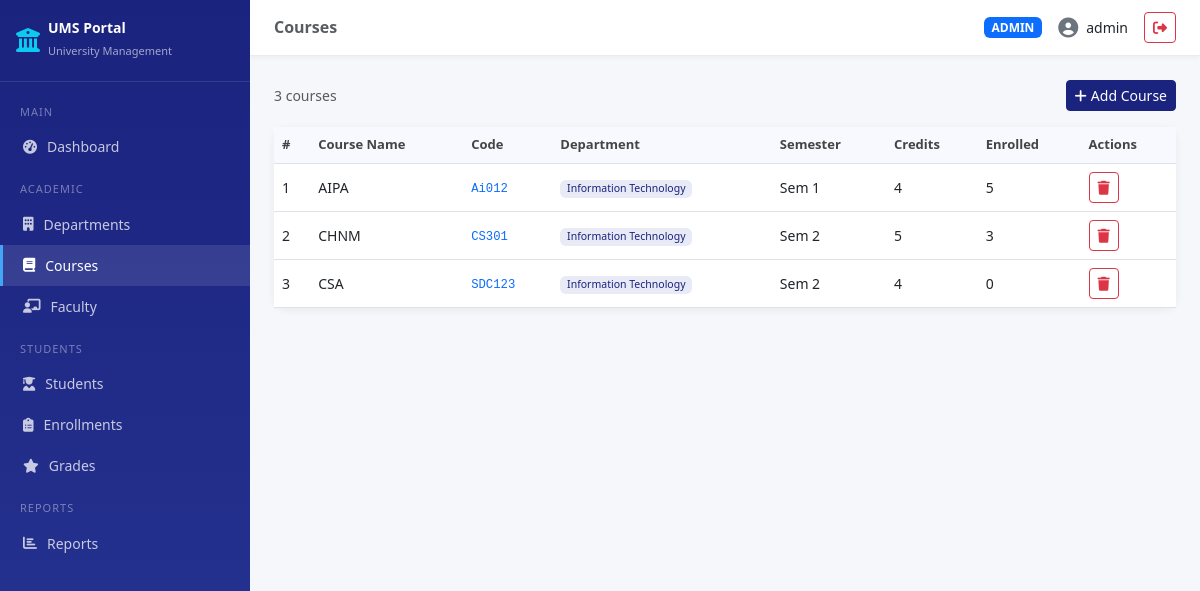
The page /courses (signed in) on the database its author committed.
### tables this page shows
CREATE TABLE courses (
                    course_id   INTEGER PRIMARY KEY AUTOINCREMENT,
                    course_name TEXT NOT NULL,
                    course_code TEXT NOT NULL UNIQUE,
                    credits     INTEGER NOT NULL,
                    dept_id     INTEGER NOT NULL,
                    semester    INTEGER NOT NULL,
                    FOREIGN KEY (dept_id) REFERENCES departments(dept_id)
                );

### app.py (the view)
@app.route('/courses')
@login_required()
def courses():
    course_list = db.fetch_all("""
        SELECT c.*, d.dept_name, COUNT(e.enrollment_id) as enrolled_count
        FROM courses c
        JOIN departments d ON c.dept_id=d.dept_id
        LEFT JOIN enrollments e ON c.course_id=e.course_id
        GROUP BY c.course_id ORDER BY d.dept_name, c.semester
    """)
    return render_template('courses.html', courses=course_list)

### app.py (called while the page is built)
def login_required(role=None):
    def decorator(f):
        @wraps(f)
        def wrapper(*args, **kwargs):
            if 'user_id' not in session:
                flash('Please login first!', 'warning')
                return redirect(url_for('login'))
            if role and session.get('role') != role and session.get('role') != 'admin':
                flash('Access denied!', 'danger')
                return redirect(url_for('dashboard'))
            return f(*args, **kwargs)
        return wrapper
    return decorator

    def get_connection(self):
        conn = sqlite3.connect(self.db_path)
        conn.row_factory = sqlite3.Row
        conn.execute("PRAGMA foreign_keys = ON")
        return conn

    def fetch_all(self, query, params=()):
        conn = self.get_connection()
        try:
            cur = conn.execute(query, params)
            return [dict(row) for row in cur.fetchall()]
        except sqlite3.Error as e:
            raise Exception(f"Fetch error: {e}")
        finally:
            conn.close()

### templates/courses.html (shortened to what this page needs)
{% extends "base.html" %}
{% block page_title %}Courses{% endblock %}
{% block content %}
<div class="d-flex justify-content-between align-items-center mb-3">
    <span class="text-muted small">{{ courses|length }} courses</span>
    {% if session.role == 'admin' %}
    <a href="{{ url_for('add_course') }}" class="btn btn-primary btn-sm">
        <i class="fas fa-plus me-1"></i>Add Course
    </a>
    {% endif %}
</div>
<div class="card">
    <div class="card-body p-0">
        <table class="table table-hover mb-0">
            <thead>
                <tr><th>#</th><th>Course Name</th><th>Code</th><th>Department</th><th>Semester</th><th>Credits</th><th>Enrolled</th><th>Actions</th></tr>
            </thead>
            <tbody>
                {% for c in courses %}
                <tr>
                    <td>{{ loop.index }}</td>
                    <td class="fw-medium">{{ c.course_name }}</td>
                    <td><code class="text-primary">{{ c.course_code }}</code></td>
                    <td><span class="badge badge-dept">{{ c.dept_name }}</span></td>
                    <td>Sem {{ c.semester }}</td>
                    <td>{{ c.credits }}</td>
                    <td>{{ c.enrolled_count }}</td>
                    <td>
                        {% if session.role == 'admin' %}
                        <a href="{{ url_for('delete_course', course_id=c.course_id) }}"
                           class="btn btn-xs btn-outline-danger btn-sm"
                           onclick="return confirm('Delete this course?')" title="Delete">
                            <i class="fas fa-trash"></i>
                        </a>
                        {% else %}
                        -
                        {% endif %}
                    </td>
                </tr>
                {% else %}
                <tr>
                    <td colspan="8" class="text-center text-muted py-4">
                        No courses. <a href="{{ url_for('add_course') }}">Add one</a>
                    </td>
                </tr>
                {% endfor %}
            </tbody>
        </table>
    </div>
</div>
{% endblock %}

### templates/base.html (style rules this page uses)
:root { --primary: #1a237e; --secondary: #283593; --accent: #42a5f5; --sidebar-width: 250px; }
body { background: #f5f7fb; font-family: 'Segoe UI', sans-serif; }
.card { border: none; border-radius: 12px; box-shadow: 0 2px 8px rgba(0,0,0,.06); }
.btn-primary { background: var(--primary); border-color: var(--primary); }
.table th { background: #f8f9ff; color: #444; font-weight: 600; font-size: 13px; }
.table td { font-size: 14px; vertical-align: middle; }
.badge-dept { background: #e8eaf6; color: var(--primary); font-weight: 500; }

### rows shown on the page
courses: course_name "AIPA", course_code "Ai012", dept_name "Information Technology", semester "1", credits "4", enrolled_count "5"
courses: course_name "CHNM", course_code "CS301", dept_name "Information Technology", semester "2", credits "5", enrolled_count "3"
courses: course_name "CSA", course_code "SDC123", dept_name "Information Technology", semester "2", credits "4", enrolled_count "0"

### other values the page prints
{{ session.get('role', '') | upper }} "ADMIN"
{{ session.get('username', '') }} "admin"
{{ courses|length }} "3"
